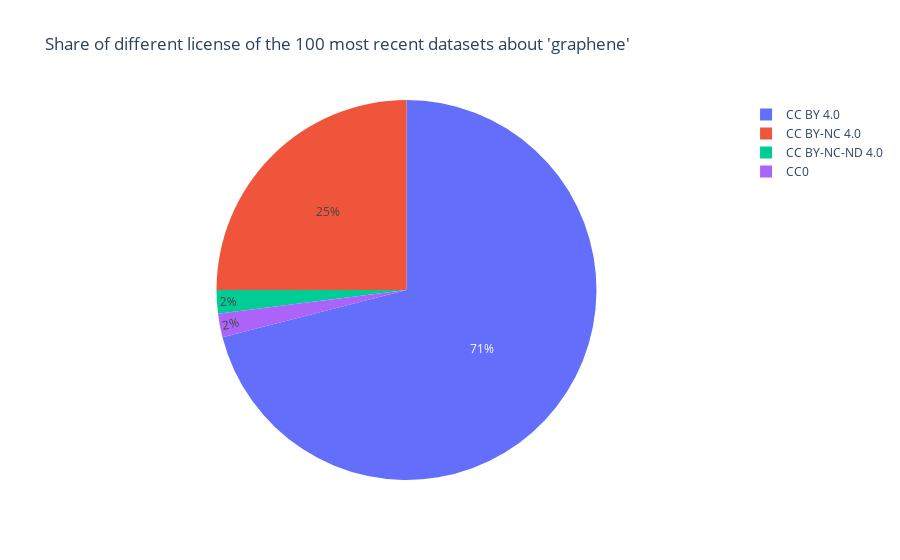

This figure's notebook cell:
### Code cell
px.pie(df, 
       names="license_name", 
       title=f"Share of different license of the 100 most recent datasets about '{TOPIC}'")

### Figure 1 — Plotly figure (JSON) as saved in the notebook; plotly's stock layout.template omitted (floating-point values rounded to 4 significant figures)
{"data": [{"domain": {"x": [0, 1], "y": [0, 1]}, "hovertemplate": "license_name=%{label}<extra></extra>", "labels": ["CC BY 4.0", "CC BY 4.0", "CC BY 4.0", "CC BY-NC 4.0", "CC BY 4.0", "CC BY 4.0", "CC BY 4.0", "CC BY-NC 4.0", "CC BY-NC 4.0", "CC BY 4.0", "CC BY 4.0", "CC BY 4.0", "CC BY 4.0", "CC BY 4.0", "CC BY 4.0", "CC BY 4.0", "CC BY-NC 4.0", "CC BY 4.0", "CC BY 4.0", "CC BY 4.0", "CC BY 4.0", "CC BY-NC 4.0", "CC BY 4.0", "CC BY 4.0", "CC BY 4.0", "CC BY-NC 4.0", "CC BY-NC-ND 4.0", "CC BY 4.0", "CC BY-NC 4.0", "CC BY-NC 4.0", "CC BY-NC 4.0", "CC BY 4.0", "CC BY 4.0", "CC BY 4.0", "CC0", "CC BY 4.0", "CC BY-NC 4.0", "CC BY 4.0", "CC BY 4.0", "CC BY 4.0", "CC BY 4.0", "CC0", "CC BY-NC-ND 4.0", "CC BY-NC 4.0", "CC BY 4.0", "CC BY 4.0", "CC BY 4.0", "CC BY 4.0", "CC BY 4.0", "CC BY 4.0", "CC BY-NC 4.0", "CC BY 4.0", "CC BY-NC 4.0", "CC BY 4.0", "CC BY 4.0", "CC BY 4.0", "CC BY 4.0", "CC BY-NC 4.0", "CC BY 4.0", "CC BY 4.0", "CC BY 4.0", "CC BY-NC 4.0", "CC BY-NC 4.0", "CC BY 4.0", "CC BY 4.0", "CC BY 4.0", "CC BY 4.0", "CC BY 4.0", "CC BY 4.0", "CC BY 4.0", "CC BY 4.0", "CC BY-NC 4.0", "CC BY 4.0", "CC BY 4.0", "CC BY 4.0", "CC BY 4.0", "CC BY 4.0", "CC BY 4.0", "CC BY 4.0", "CC BY-NC 4.0", "CC BY-NC 4.0", "CC BY-NC 4.0", "CC BY-NC 4.0", "CC BY 4.0", "CC BY 4.0", "CC BY 4.0", "CC BY 4.0", "CC BY 4.0", "CC BY 4.0", "CC BY 4.0", "CC BY 4.0", "CC BY 4.0", "CC BY-NC 4.0", "CC BY 4.0", "CC BY 4.0", "CC BY-NC 4.0", "CC BY-NC 4.0", "CC BY 4.0", "CC BY 4.0", "CC BY-NC 4.0"], "legendgroup": "", "name": "", "showlegend": true, "type": "pie"}], "layout": {"autosize": true, "legend": {"tracegroupgap": 0}, "title": {"text": "Share of different license of the 100 most recent datasets about 'graphene'"}}}
